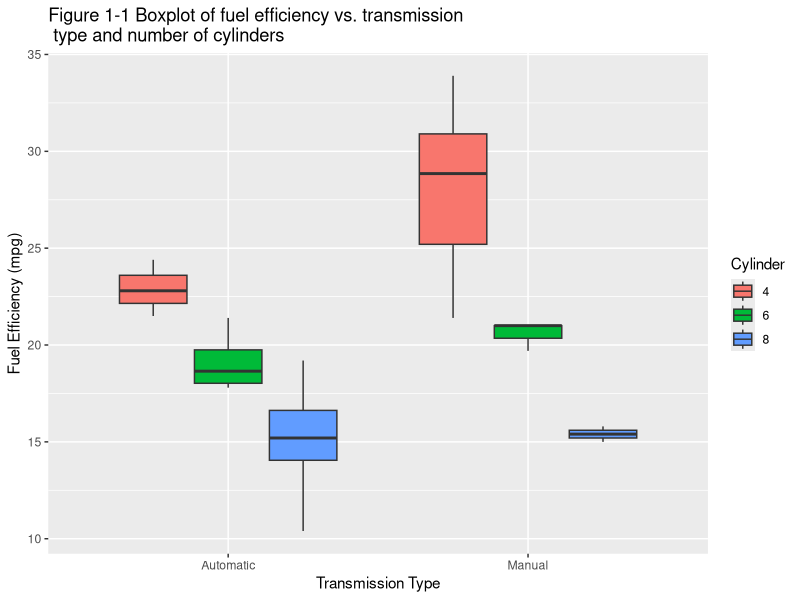
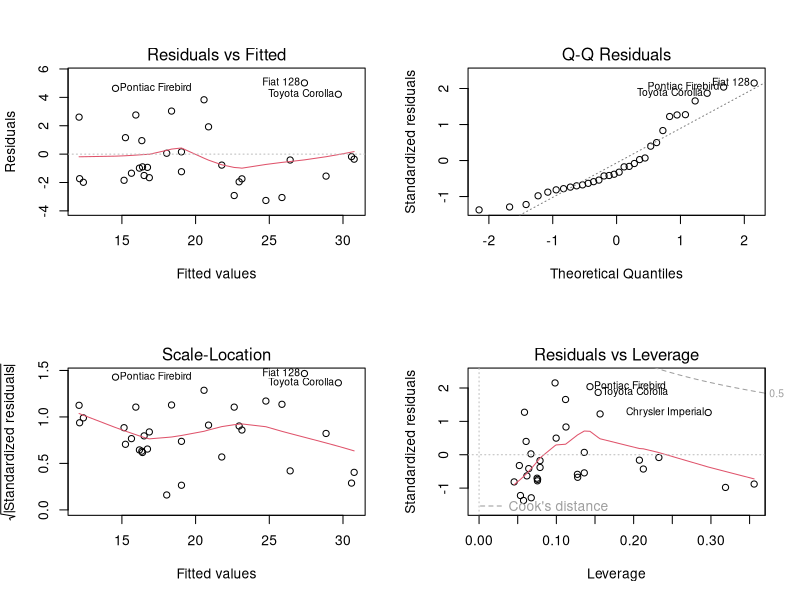

These figures' R source, in order:
## ---- chunk 1
# load data and preview
data(mtcars)
# str(mtcars) not to print due to file length
## ---- chunk 2
cor_all <- cor(mtcars)
symnum(cor_all)
## ---- chunk 3
library(ggplot2)
g1 <- ggplot(data=mtcars, aes(x=factor(am),y=mpg))
g1 <- g1 + geom_boxplot(aes(fill=factor(cyl))) 
g1 <- g1 + labs(title ="Figure 1-1 Boxplot of fuel efficiency vs. transmission \n type and number of cylinders", x = "Transmission Type", y= "Fuel Efficiency (mpg)")
g1 <- g1 + scale_x_discrete(label= c("Automatic", "Manual"))
g1 <- g1 + scale_fill_discrete(name = "Cylinder", labels = c ("4", "6", "8") )

g2 <- ggplot(data=mtcars, aes(x=wt,y=mpg)) 
g2 <- g2 + geom_point(aes(color=disp))
g2 <- g2 + labs(title ="Figure 1-2 Effect of car weight and displacement \n on fuel efficiency", x = "Car Weight (lb/1000)", y= "Fuel Efficiency (mpg)")
g2 <- g2 + scale_color_continuous(name = "Displacement (cu. in.)" )

g1
## ---- chunk 4
#classify some variables to factors and integers as analyzed in the exploratory section
library(reshape2)
suppressMessages(library(dplyr))
mtcars1 <- mutate(mtcars, am = as.factor(am), vs = as.factor(vs), cyl = as.integer(cyl),
                  gear = as.integer(gear), carb = as.integer(carb))

# fit multiple models to compare
fit_wt <- lm(mpg ~ wt, data = mtcars)
fit_disp <- lm(mpg ~ disp, data = mtcars)
fit_cyl <- lm(mpg ~ factor(cyl), data = mtcars)
fit_am <- lm(mpg ~ factor(am), data = mtcars)
fit_wt_disp <- lm(mpg ~ wt + disp, data = mtcars)
fit_wt_disp_int <- lm(mpg ~ wt + disp + wt * disp, data = mtcars)
fit_wt_disp_int_am <- lm(mpg ~wt + disp + wt*disp + factor(am), mtcars)
fit_wt_disp_int_cyl <- lm(mpg ~ wt + disp + wt* disp + factor(cyl), data = mtcars)
fit_wt_disp_int_cyl_am <- lm(mpg ~ wt + disp + wt* disp + factor(cyl) + factor(am), data = mtcars)
fit_all <- lm(mpg ~., data = mtcars1)

#analyze the variance of several models to select one
anova4 <- anova(fit_wt, fit_wt_disp, fit_wt_disp_int, fit_wt_disp_int_am)
anova5 <- anova(fit_wt, fit_wt_disp, fit_wt_disp_int, fit_wt_disp_int_cyl, fit_wt_disp_int_cyl_am)

print(anova5)

# confirm decision with variance inflation factor analysis
library(car)
vifall <- vif(fit_all)

## ---- chunk 5
par(mfrow = c(2,2))
plot(fit_wt_disp_int)

#residual diagnostics
dfbetas_selected <- round(dfbetas(fit_wt_disp_int)[, 2], 3)
dfhatvalues <- round(hatvalues(fit_wt_disp_int)[1:32], 3)

## ---- chunk 6

## ---- chunk 7

## ---- chunk 8

## ---- chunk 9

## ---- chunk 10

## ---- chunk 11
print(summary(fit_wt_disp_int))
